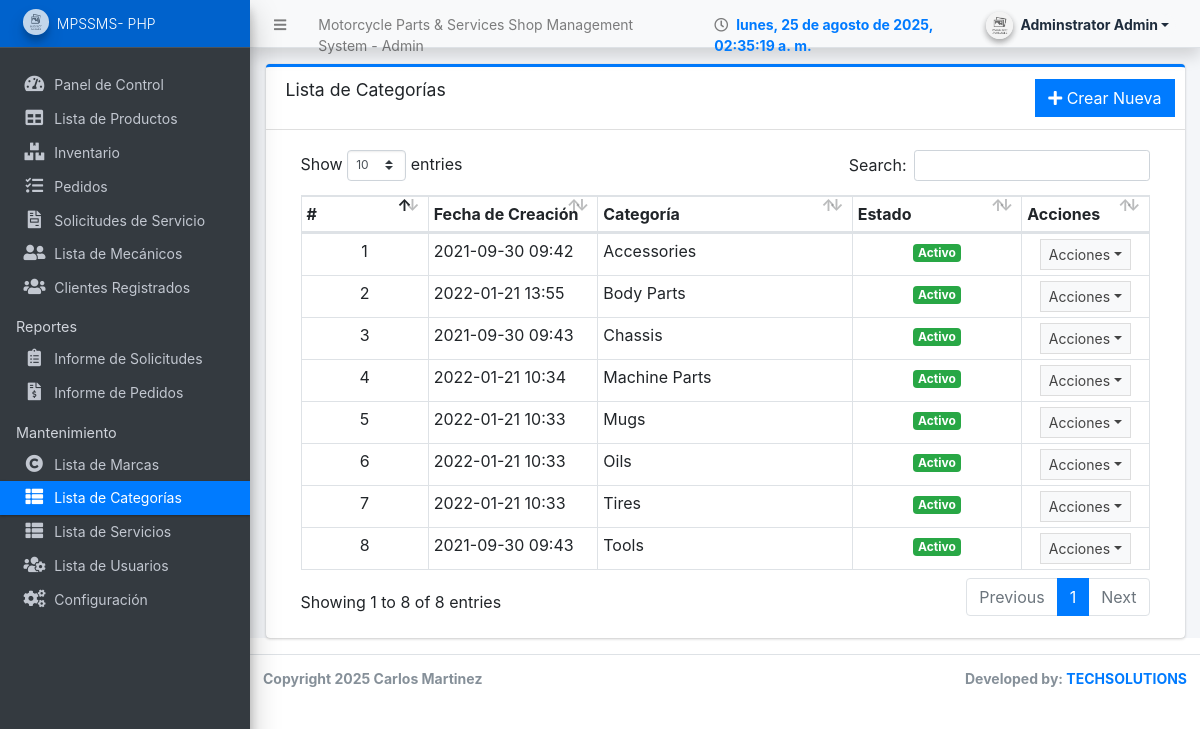
The app's page /admin/?page=maintenance/category (signed in) with its own data.
### tables this page shows
CREATE TABLE `categories` (
  `id` int(30) NOT NULL,
  `category` varchar(250) NOT NULL,
  `status` tinyint(1) NOT NULL DEFAULT 1,
  `delete_flag` tinyint(1) NOT NULL DEFAULT 0,
  `date_created` datetime NOT NULL DEFAULT current_timestamp()
);

### admin/maintenance/category.php (the view, shortened to what this page needs)
<div class="card card-outline card-primary">
	<div class="card-header">
		<h3 class="card-title">Lista de Categorías</h3>
		<div class="card-tools">
			<a href="?page=maintenance/manage_category" class="btn btn-flat btn-primary"><span class="fas fa-plus"></span>  Crear Nueva</a>
		</div>
	</div>
	<div class="card-body">
		<div class="container-fluid">
        <div class="container-fluid">
			<table class="table table-bordered table-stripped">
				<colgroup>
					<col width="15%">
					<col width="20%">
					<col width="30%">
					<col width="20%">
					<col width="15%">
				</colgroup>
				<thead>
					<tr>
						<th>#</th>
						<th>Fecha de Creación</th>
						<th>Categoría</th>
						<th>Estado</th>
						<th>Acciones</th>
					</tr>
				</thead>
				<tbody>
					<?php
					$i = 1;
						$qry = $conn->query("SELECT * from `categories` where delete_flag = 0 order by category asc ");
						while($row = $qry->fetch_assoc()):
					?>
						<tr>
							<td class="text-center"><?php echo $i++; ?></td>
							<td><?php echo date("Y-m-d H:i",strtotime($row['date_created'])) ?></td>
							<td><?php echo $row['category'] ?></td>
							<td class="text-center">
                                <?php if($row['status'] == 1): ?>
                                    <span class="badge badge-success">Activo</span>
                                <?php else: ?>
                                    <span class="badge badge-danger">Inactivo</span>
                                <?php endif; ?>
                            </td>
							<td align="center">
								 <button type="button" class="btn btn-flat btn-default btn-sm dropdown-toggle dropdown-icon" data-toggle="dropdown">
						  		Acciones
						  </button>
							</td>
						</tr>
					<?php endwhile; ?>
				</tbody>
			</table>
		</div>
		</div>
	</div>
</div>

### records on screen
categories: date_created "2021-09-30 09:42", category "Accessories", status "Activo"
categories: date_created "2022-01-21 13:55", category "Body Parts", status "Activo"
categories: date_created "2021-09-30 09:43", category "Chassis", status "Activo"
categories: date_created "2022-01-21 10:34", category "Machine Parts", status "Activo"
categories: date_created "2022-01-21 10:33", category "Mugs", status "Activo"
categories: date_created "2022-01-21 10:33", category "Oils", status "Activo"
categories: date_created "2022-01-21 10:33", category "Tires", status "Activo"
categories: date_created "2021-09-30 09:43", category "Tools", status "Activo"

### other values on screen
$_settings->info('name') "Motorcycle Parts & Services Shop Management System"
$_settings->userdata('firstname').' '.$_settings->userdata('lastname') "Adminstrator Admin"
$_settings->info('short_name') "MPSSMS- PHP"
